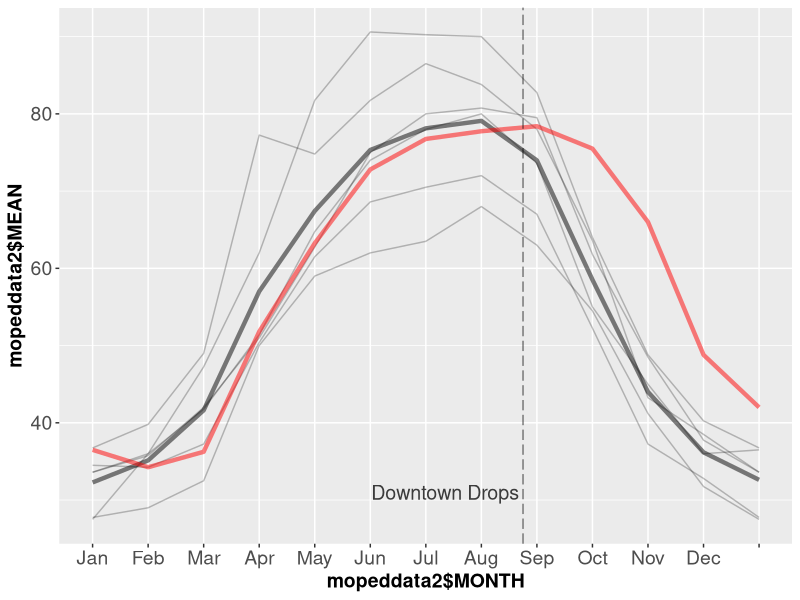

Here is the R script that generated this plot: (Note: this script raises an error after producing the figure.)
require(reshape2)
require(ggplot2)

moped2<-read.csv('mopedreport4.csv', header=TRUE)

#use reshpae2 to convert long data into column data
mopeddata2<-dcast(moped2, fun.aggregate=mean, MONTH ~ YEAR, value.var="MOPED")

#use data from the previous december as starting data for January
tempvec<-c(NA, subset(mopeddata2[12,], select=c('MONTH', '2008','2009','2010','2011','2012','2013','2014')))
mopeddata2<-rbind(as.numeric(tempvec), mopeddata2)


#I do not know why I need these but when I switched from mopedreport2 to mopedreport3 it added an extra column and row (11/9/15)
mopeddata2$'NA'<-NULL
mopeddata2<-mopeddata2[-14,]

#Remove partial 2008 data and take means on all pre-2015 data
mopeddata2$`2008`<-NULL
mopeddata2$MEAN<-apply(subset(mopeddata2, select=c('2009','2010','2011','2012','2013','2014')), 1, function(x) mean(x,na.rm=T))

#find column means and set to a vector.  These are not used again.
septmeans<-colMeans(mopeddata2[1:9,], na.rm=T)

#change months to month names. These will be offset by 1 month to make the graph look correct
mopeddata2$MONTH<-c(month.abb, ' ')

#ensures that months are plotted in the correct order rather than alphabetically
mopeddata2$MONTH<-as.character(mopeddata2$MONTH)
mopeddata2$MONTH<-factor(mopeddata2$MONTH, levels=unique(mopeddata2$MONTH))

#Create graph
mopedplot2<-(ggplot()
             +geom_line(aes(x=mopeddata2$MONTH, y=mopeddata2$MEAN, group=1),size=1.5, alpha=0.5)
             +geom_line(aes(x=mopeddata2$MONTH, y=mopeddata2$'2009', group=1),alpha=0.25)
             +geom_line(aes(x=mopeddata2$MONTH, y=mopeddata2$'2010', group=1), alpha=0.25)
             +geom_line(aes(x=mopeddata2$MONTH, y=mopeddata2$'2011', group=1), alpha=0.25)
             +geom_line(aes(x=mopeddata2$MONTH, y=mopeddata2$'2012', group=1), alpha=0.25)
             +geom_line(aes(x=mopeddata2$MONTH, y=mopeddata2$'2013', group=1), alpha=0.25)
             +geom_line(aes(x=mopeddata2$MONTH, y=mopeddata2$'2014', group=1), alpha=0.25)
             +geom_line(aes(x=mopeddata2$MONTH, y=mopeddata2$'2015', group=1), size=1.5, alpha=0.5, color="red")
             +geom_vline(xintercept=8.75, linetype="longdash", alpha=0.5)
             +labs(list(title="Moped Search Traffic", x=NULL, y="Relative Search Traffic"))
             +theme(title=element_text(size=18, face="bold"),axis.title=element_text(size=14, face="bold"),axis.text=element_text(size=14))
             +annotate("text", x=7.35, y=31, label="Downtown Drops", size=5,alpha=0.75,face="bold")
)

#plot graph
mopedplot2

#save as SVG
mysvg<-grid.export("mopedsvg.svg", addClasses=TRUE)